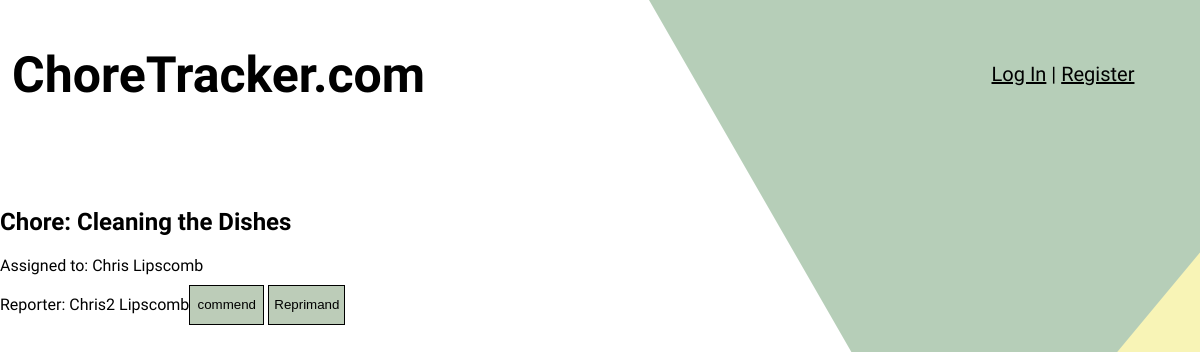
The app's page /event.php?id=1 with its own data.
### tables this page shows
CREATE TABLE `chores` (
  `choreID` int(11) UNSIGNED NOT NULL,
  `choreName` varchar(50) NOT NULL,
  `groupID` int(11) UNSIGNED NOT NULL,
  `choreValue` int(7) NOT NULL
);

CREATE TABLE `users` (
  `userID` int(11) UNSIGNED NOT NULL,
  `username` varchar(30) NOT NULL,
  `password` varchar(200) NOT NULL,
  `salt` varchar(100) NOT NULL,
  `email` varchar(60) NOT NULL,
  `firstName` varchar(40) NOT NULL,
  `lastName` varchar(40) NOT NULL
);

### event.php (the view)
<?php include('includes/top.php'); ?>
<?php
	if (isset($_GET['id'])){
		$choreID = $_GET['id'];
		$query = $dbcon->query("SELECT * FROM chores WHERE choreID = $choreID");
		$chore = $query->fetch(PDO::FETCH_ASSOC);
		$query2 = $dbcon->query("SELECT * FROM events WHERE choreID = $choreID");
		$event = $query2->fetch(PDO::FETCH_ASSOC);
		echo "<h2>Chore: " . $chore['choreName'] . "</h2>";
		$query3 = $dbcon->query("SELECT firstName, lastName FROM users WHERE users.userID = " . $event['reportedUserID']);
		$name = $query3->fetch(PDO::FETCH_ASSOC);
		echo "Assigned to: " . $name['firstName'] . " " . $name['lastName'] . "</br>";
		$query4 = $dbcon->query("SELECT firstName, lastName FROM users WHERE users.userID = " . $event['reporterUserID']);
		$name2 = $query4->fetch(PDO::FETCH_ASSOC);
		echo "Reporter: " . $name2['firstName'] . " " . $name2['lastName'];
	}
?>
<input type="submit" name="commend" value="commend" class="submit">
<input type="submit" name="reprimand" value="Reprimand" class="submit">

### resources/styles/style.css (style rules this page uses)
body { font-family: 'Helvetica', sans-serif; font-weight: 100; background-image: url("../images/background3.png"); color: black; margin: 0 }
.submit { margin: 10px auto; padding: 5px; display: inline-block; color: black; background-color: rgb(188,204,184); border: 1px solid black; min-width:75px; min-height: 40px; }

### records on screen
chores: choreName "Cleaning the Dishes"
users: firstName "Chris", lastName "Lipscomb"
users: firstName "Chris2", lastName "Lipscomb"
